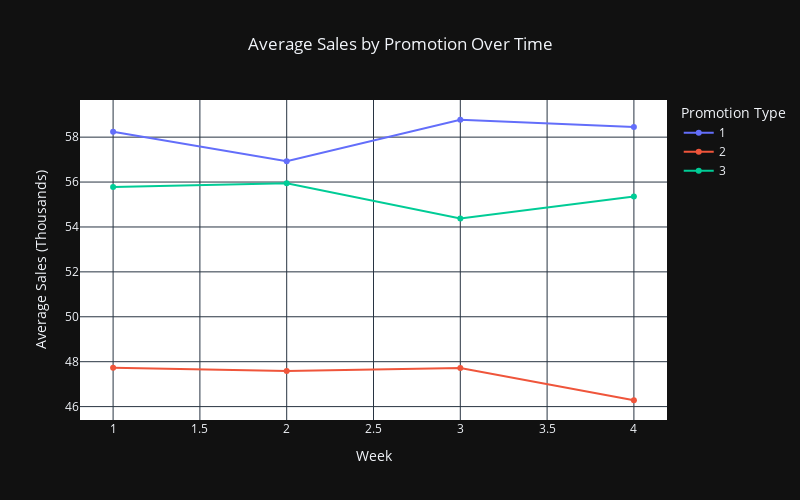

Here is the notebook cell this chart was saved with:
### Markdown cell above
The box itself represents where 50% of all sales fall (called the interquartile range or IQR)
The line in the middle of the box is the median sale value
The whiskers show us the spread of the remaining data (excluding outliers)
The individual points beyond the whiskers are outliers

This box plot shows us that:

Looking at Promotion 1, we can see that:

* It has a higher median (the middle line in the box) compared to Promotions 2 and 3
* The box (middle 50% of sales) sits higher on the y-axis
* It has several high-performing outliers near 100,000 in sales

* Variability: Notice how the box for Promotion 1 is taller than Promotion 2? This means there's more variability in the sales results. Sometimes variability can be risky for business - would you rather have:
    * Consistent sales around $50,000
    * Sales that swing between $30,000 and $70,000

Market Conditions: We should consider whether these promotions were tested in comparable conditions. For example, were they all tested in similar-sized markets?

### Code cell
fig_line.show()

### Figure 1 — Plotly figure (JSON) as saved in the notebook; plotly's stock layout.template omitted (floating-point values rounded to 4 significant figures)
{"data": [{"hovertemplate": "Promotion Type=1<br>Week=%{x}<br>Average Sales (Thousands)=%{y}<extra></extra>", "legendgroup": "1", "line": {"color": "#636efa", "dash": "solid"}, "marker": {"symbol": "circle"}, "mode": "lines+markers", "name": "1", "orientation": "v", "showlegend": true, "x": [1, 2, 3, 4], "xaxis": "x", "y": [58.24, 56.93, 58.77, 58.45], "yaxis": "y", "type": "scatter"}, {"hovertemplate": "Promotion Type=2<br>Week=%{x}<br>Average Sales (Thousands)=%{y}<extra></extra>", "legendgroup": "2", "line": {"color": "#EF553B", "dash": "solid"}, "marker": {"symbol": "circle"}, "mode": "lines+markers", "name": "2", "orientation": "v", "showlegend": true, "x": [1, 2, 3, 4], "xaxis": "x", "y": [47.73, 47.58, 47.72, 46.28], "yaxis": "y", "type": "scatter"}, {"hovertemplate": "Promotion Type=3<br>Week=%{x}<br>Average Sales (Thousands)=%{y}<extra></extra>", "legendgroup": "3", "line": {"color": "#00cc96", "dash": "solid"}, "marker": {"symbol": "circle"}, "mode": "lines+markers", "name": "3", "orientation": "v", "showlegend": true, "x": [1, 2, 3, 4], "xaxis": "x", "y": [55.78, 55.95, 54.38, 55.35], "yaxis": "y", "type": "scatter"}], "layout": {"xaxis": {"anchor": "y", "domain": [0.0, 1.0], "title": {"text": "Week"}}, "yaxis": {"anchor": "x", "domain": [0.0, 1.0], "title": {"text": "Average Sales (Thousands)"}}, "legend": {"title": {"text": "Promotion Type"}, "tracegroupgap": 0}, "title": {"text": "Average Sales by Promotion Over Time", "x": 0.5}, "plot_bgcolor": "white", "width": 800, "height": 500, "hovermode": "x unified"}}
